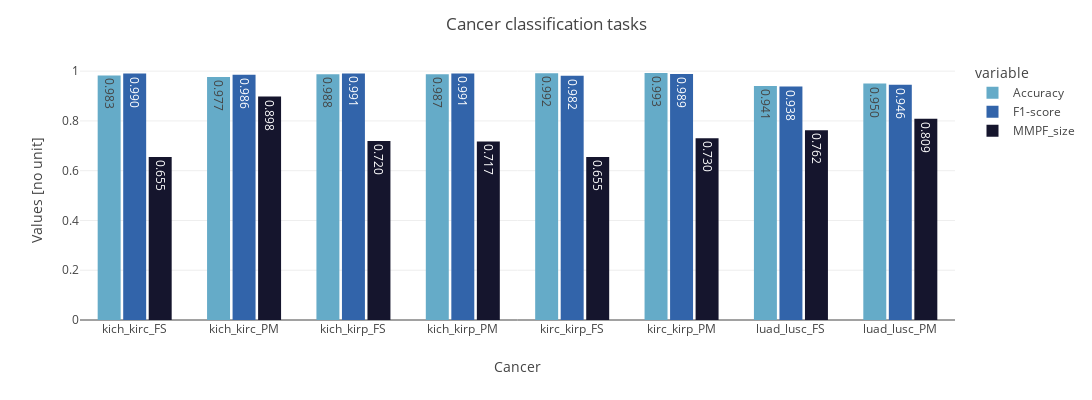

The code cell stored with this chart in its notebook:
### Markdown cell above
# Foulds
***

### Code cell
def check_results_foulds(task : str, 
                           cancer : str, 
                           lambda_ : float,
                           pt_method : str,
                           df : pd.DataFrame,
                           set_ : str, ID : int):
    # Initialization
    sub_dict = {'task' : [task], 'cancer' : [cancer], 'lambda_' : [lambda_], 'pt_method' : [pt_method]}
    
    # Extract the results pkl files
    preds_path = f'results/preds/run_{ID}/add_protected_atts_1/Foulds'
    results = pd.read_pickle(preds_path + f'/{task}/{cancer}/lambda_{lambda_}/{pt_method}/results.pkl')
    
    # Compute the metrics
    # Accuracy 
    sub_dict['Accuracy'] = tm.classification.BinaryAccuracy()(torch.Tensor(results.pred), torch.Tensor(results.label)).item()
    
    # F1-score
    sub_dict['F1-score'] = tm.classification.BinaryF1Score()(torch.Tensor(results.pred), torch.Tensor(results.label)).item()
    
    # MMPF_size
    mmpf_metrics = compute_pareto_metrics(results, protected_atts)
    sub_dict['MMPF_size'] = [mmpf_metrics[f'{set_}MMPF_size_2']]
    
    # Return the updated data frame
    if df.empty: df = pd.DataFrame(data = sub_dict)
    else: df = pd.concat([df, pd.DataFrame(data = sub_dict)])
    return df


def select_hyper(df_foulds):
    # Initialization
    df_foulds.reset_index(inplace = True, drop = True)
    cols = ['task', 'cancer', 'Accuracy', 'F1-score', 'MMPF_size']
    df_foulds_best = pd.DataFrame(columns = cols)

    # Loop on the combinations for baseline
    for comb in COMBS_BASELINE[2:10]:
        # Track
        print(comb)
        
        # Extract combinations
        task = comb[0]
        cancer = comb[1]
        cond = (df_foulds.task == task) & (df_foulds.cancer == cancer)
        
        # Get the metrics from the models with the best hyperparameters
        # Get hyperparameters
        best_idx = df_foulds[cond].MMPF_size.argmin()
        sub_dict = {'task' : [task], 'cancer' : [cancer]}
        sub_dict['Accuracy'] = df_foulds[cond].iloc[best_idx]['Accuracy']
        sub_dict['F1-score'] = df_foulds[cond].iloc[best_idx]['F1-score']
        sub_dict['MMPF_size'] = df_foulds[cond].iloc[best_idx]['MMPF_size']
        
        # Update the dataframe
        if df_foulds_best.empty: df_foulds_best = pd.DataFrame(data = sub_dict)
        else: df_foulds_best = pd.concat([df_foulds_best, pd.DataFrame(data = sub_dict)])
    
    return df_foulds_best


# Initialization
cols = ['task', 'cancer', 'Accuracy', 'F1-score', 'MMPF_size']
df_foulds_100 = pd.DataFrame(columns = cols)
df_foulds_1000 = pd.DataFrame(columns = cols)
df_foulds_100_test = pd.DataFrame(columns = cols)
df_foulds_1000_test = pd.DataFrame(columns = cols)

# Loop on the combinations for baseline
for comb in COMBS_FOULDS[6:30]:
    # Track
    print(comb)
    
    # Extract combinations
    task = comb[0]
    cancer = comb[1]
    l = comb[2]
    pt_method = comb[3]
    
    # Get the metrics
    df_foulds_100 = check_results_foulds(task, cancer, l, pt_method, df_foulds_100, 'val_', 100)
    df_foulds_1000 = check_results_foulds(task, cancer, l, pt_method, df_foulds_1000, 'val_', 1000)
    
    # Get the metrics
    df_foulds_100_test = check_results_foulds(task, cancer, l, pt_method, df_foulds_100_test, 'test_', 100)
    df_foulds_1000_test = check_results_foulds(task, cancer, l, pt_method, df_foulds_1000_test, 'test_', 1000)
    
# Select hyperparameters
df_foulds_100 = select_hyper(df_foulds_100)
df_foulds_1000 = select_hyper(df_foulds_1000)
df_foulds_100_test = select_hyper(df_foulds_100_test)
df_foulds_1000_test = select_hyper(df_foulds_1000_test)

df_f = keep_best(df_foulds_100, df_foulds_1000)
df_f_test = select_best_test(df_f, df_foulds_100_test, df_foulds_1000_test)
plot_results_others(df_f_test, 'images/results_foulds.eps')

### Figure 1 — Plotly figure (JSON) as saved in the notebook; plotly's stock layout.template omitted (floating-point values rounded to 4 significant figures)
{"data": [{"alignmentgroup": "True", "hovertemplate": "variable=Accuracy<br>cancer=%{x}<br>value=%{y}<extra></extra>", "legendgroup": "Accuracy", "marker": {"color": "rgb(101, 171, 200)", "pattern": {"shape": ""}}, "name": "Accuracy", "offsetgroup": "Accuracy", "orientation": "v", "showlegend": true, "textposition": "auto", "texttemplate": "%{y:.3f}", "type": "bar", "x": ["kich_kirc_FS", "kich_kirc_PM", "kich_kirp_FS", "kich_kirp_PM", "kirc_kirp_FS", "kirc_kirp_PM", "luad_lusc_FS", "luad_lusc_PM"], "xaxis": "x", "y": [0.9829, 0.9767, 0.9877, 0.9873, 0.992, 0.9927, 0.9406, 0.95], "yaxis": "y"}, {"alignmentgroup": "True", "hovertemplate": "variable=F1-score<br>cancer=%{x}<br>value=%{y}<extra></extra>", "legendgroup": "F1-score", "marker": {"color": "rgb(50, 100, 170)", "pattern": {"shape": ""}}, "name": "F1-score", "offsetgroup": "F1-score", "orientation": "v", "showlegend": true, "textposition": "auto", "texttemplate": "%{y:.3f}", "type": "bar", "x": ["kich_kirc_FS", "kich_kirc_PM", "kich_kirp_FS", "kich_kirp_PM", "kirc_kirp_FS", "kirc_kirp_PM", "luad_lusc_FS", "luad_lusc_PM"], "xaxis": "x", "y": [0.9903, 0.9858, 0.9908, 0.9909, 0.982, 0.9886, 0.9379, 0.9457], "yaxis": "y"}, {"alignmentgroup": "True", "hovertemplate": "variable=MMPF_size<br>cancer=%{x}<br>value=%{y}<extra></extra>", "legendgroup": "MMPF_size", "marker": {"color": "rgb(21, 21, 45)", "pattern": {"shape": ""}}, "name": "MMPF_size", "offsetgroup": "MMPF_size", "orientation": "v", "showlegend": true, "textposition": "auto", "texttemplate": "%{y:.3f}", "type": "bar", "x": ["kich_kirc_FS", "kich_kirc_PM", "kich_kirp_FS", "kich_kirp_PM", "kirc_kirp_FS", "kirc_kirp_PM", "luad_lusc_FS", "luad_lusc_PM"], "xaxis": "x", "y": [0.6551, 0.898, 0.7196, 0.7174, 0.6553, 0.7302, 0.7623, 0.8091], "yaxis": "y"}], "layout": {"bargap": 0.3, "bargroupgap": 0.1, "barmode": "group", "height": 400, "legend": {"title": {"text": "variable"}, "tracegroupgap": 0}, "margin": {"t": 60}, "title": {"text": "Cancer classification tasks"}, "width": 1200, "xaxis": {"anchor": "y", "domain": [0, 1], "title": {"text": "Cancer"}}, "yaxis": {"anchor": "x", "domain": [0, 1], "title": {"text": "Values [no unit]"}}}}
